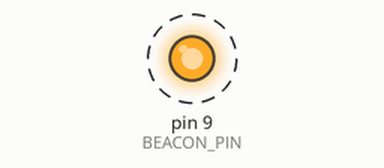
Simulated run of this sketch. Board: Arduino Uno, built with avr-gcc and run on an emulated ATmega328P. On the bench: output pins drawn as LEDs (lit = HIGH). Dashed ring = blinking.

Above: at 2.81 s.
Timing chart, 0 to 6.1 s (numbered marks = the images above):
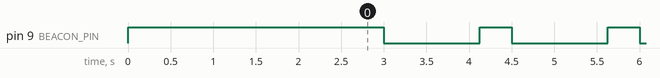

Measured:
- by itself, pin 9 (BEACON_PIN): alternates HIGH for 0.38 s and LOW for 1.1 s

The sketch:

01-beacon.ino
```cpp
#define BEACON_PIN 9

void setup() {
  // put your setup code here, to run once:
  pinMode(BEACON_PIN, OUTPUT);

  digitalWrite(BEACON_PIN, HIGH);
  delay(3000-375);
}

void loop() {
  // put your main code here, to run repeatedly:
  digitalWrite(BEACON_PIN, HIGH);
  delay(375);

  digitalWrite(BEACON_PIN, LOW);
  delay(1125);
}
```
